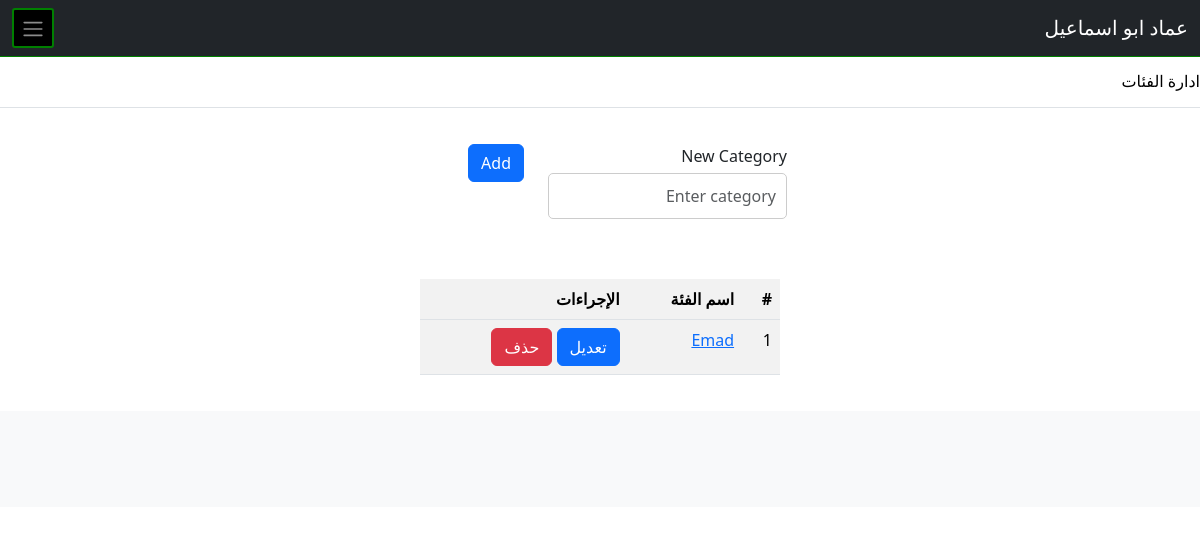
Before: /category/manage (signed in) with the older database file.
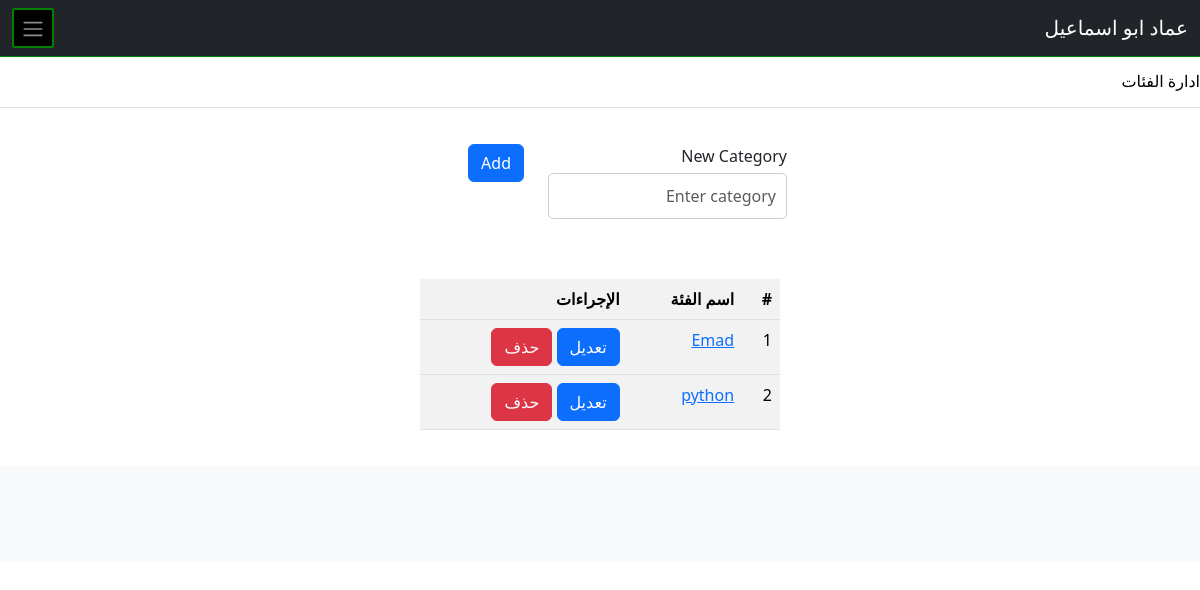
After: the same page with the newer database file.
### app/models.py (models this page shows, shortened)
class Category(db.Model):
    id = db.Column(db.Integer, primary_key=True)
    name = db.Column(db.String(30), unique=True)
    posts = db.relationship("Post", back_populates="category")

### app/viwes/fields.py (the view, shortened to what this page needs)
@fields.route("/category/manage", methods=["GET", "POST"])
@login_required
def manage_category():
    category = Category.query.all()
    form = CategoryForm()
    return render_template("fields/man_category.html", form=form, category=category)

### app/frames.py (shortened to what this page needs)
class CategoryForm(FlaskForm):
    name = StringField("Name", validators=[DataRequired(), Length(1, 30)])
    submit = SubmitField()

### app/viwes/fields.py (called while the page is built)
@login_manager.user_loader
def load_user(user_id):
    return User.query.get(int(user_id))

### app/templates/fields/man_category.html (shortened to what this page needs)
{% extends 'layout.html' %}
{% block content %}
<div class="container">
  <form method="POST" action="{{ url_for('fields.manage_category') }}">
    <div class="row">
      <div class="col-sm-8">
        <div class="form-group">
         <label >New Category</label>
      {{ form.name (class="form-control",placeholder="Enter category") }}
        </div>
      </div>
      <div class="col-sm-4">
        <button type="submit" class="btn btn-primary btn-block <button animation-button">Add</button>
      </div>
    </div>
  </form>
</div>
<div class="container">
  <div class="row">
    <div class="col">
     <table class="table table-striped"
        <thead>
          <tr>
            <th>#</th>
            <th>اسم الفئة</th>
            <th>الإجراءات</th>
          </tr>
{% for categ in category %}
        <tbody>
          <tr>
            <td>{{ categ.id}}</td>
            <td><a href="/category/{{ categ.name}}">{{ categ.name}}</a></td>
            <td>
                <a class="btn btn-primary" href="/category/{{categ.id}}/edit">تعديل</a>
              <a class="btn btn-danger" href="/category/{{categ.id}}/delete">حذف</a>
            </td>
          </tr>
        </tbody>
{% endfor %}
      </table>
    </div>
  </div>
</div>
{% endblock %}

Changed rows visible on the page:
added Category: id "2", name "python"
